Frame 1 (no input): blank canvas, image omitted
Frame 60 (no input): blank canvas, image omitted
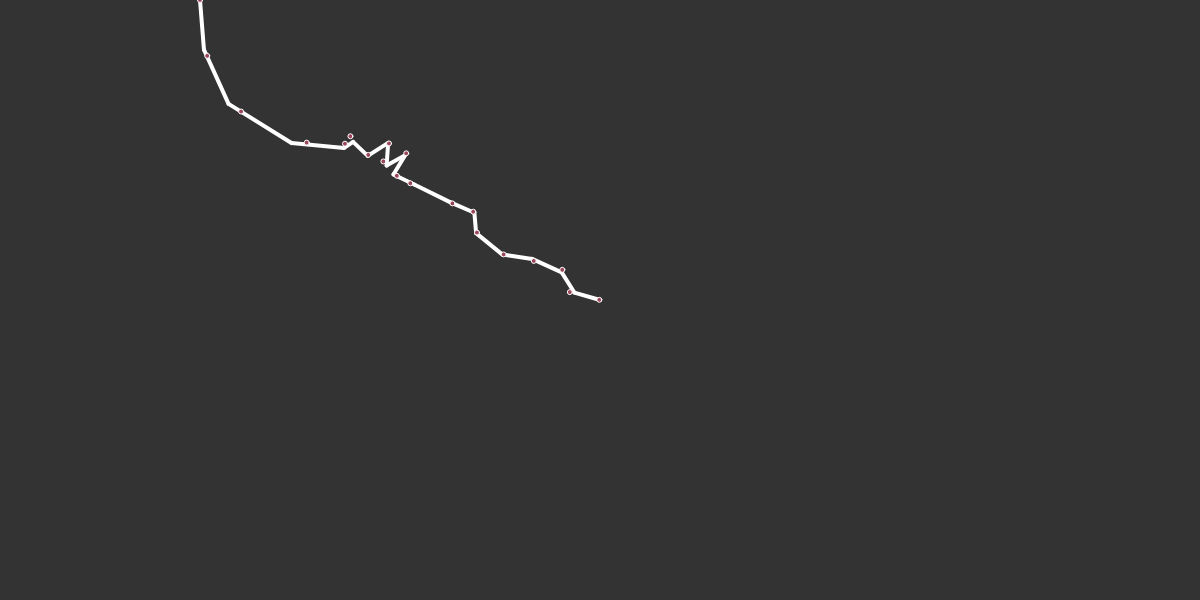
Frame 120 (the mouse pressed at the canvas centre since frame 60)

The p5.js sketch whose frames 1 and 60 were blank and that drew this single picture after the mouse press (run headless with seeded random() and noise() and a simulated clock; from frame 60 on, the mouse is pressed at the canvas centre):

// p5.js sketch
// ── sketch.js
let bob;
let bob2;
let bob3;
let spring;
let spring2;
let spring3;

let bobs = [];
let springs = [];
let spacing = 20;


let k = 0.1;
let restLength = 300;

function setup() {
  createCanvas(1200, 600);
  // bob = new Particle(200, 200);
  // bob2 = new Particle(400, 500);
  // bob3 = new Particle(600, 700);
  // spring = new Spring(k, restLength, bob2, bob);
  // spring2 = new Spring(k, restLength, bob2, bob3);
  // // spring3 = new Spring(k, restLength, bob3, bob2);

  for (let i = 0; i < 20; i++) {
    bobs[i] = new Particle(200, i*spacing);
    if (i != 0) {
      let a = bobs[i];
      let b = bobs[i-1];
      let spring = new Spring(k, spacing, a, b);
      springs.push(spring);
    }
    
  }

  bobs[0].locked = true;
  // bobs[bobs.length-1].locked = true;
}

function draw() {
  background(51);
  // spring.show();
  // spring2.show();
  // // spring3.show();

  // bob.show();
  // bob.update();

  // bob2.show();
  // bob2.update();

  // bob3.show();
  // bob3.update();

  // spring.update();
  // spring2.update();
  // // spring3.update();

  // if (mouseIsPressed) {
  //   bob2.position.set(mouseX, mouseY);
  //   // bob.velocity.set(0, 0);
  // }

  for (let spring of springs) {
    spring.update();
    spring.show();
  }

  for (let bob of bobs) {
    bob.update();
    bob.show();
  }

  // bobs[0].position.set(width/2, 0);
  // bobs[0].velocity.set(0, 0);

  let mid = bobs[bobs.length-1];
  if (mouseIsPressed) {
    mid.position.set(mouseX, mouseY);
    mid.velocity.set(0, 0);
  }

}
// ── particle.js
class Particle
{
    constructor(x, y)
    {
        this.position = createVector(x, y);
        this.acceleration = createVector(0, 0);
        this.velocity = createVector(0, 0);
        this.mass = 1;
        this.locked = false;
        // this.gravity
    }

    applyForce(force)
    {
        let f = force.copy();
        f.div(this.mass);
        this.acceleration.add(f);
    }

    update()
    {
        if(!this.locked)
        {
            // this.applyForce(createVector(1, 1));
            this.velocity.mult(0.96);
            this.velocity.add(this.acceleration);
            this.position.add(this.velocity);
            this.acceleration.mult(0);
        }
    }

    show()
    {
        stroke(255);
        strokeWeight(1);
        fill(155, 70, 90);
        ellipse(this.position.x, this.position.y, 5);
    }
}
// ── spring.js
// class Spring
// {
//     constructor(k, restLength, a, b)
//     {
//         this.k = k;
//         this.restLength = restLength;
//         this.a = a;
//         this.b = b;
//     }

//     update()
//     {
//         let force = p5.Vector.sub(this.a.position, this.b.position);
//         let x = force.mag() - this.restLength;
//         force.normalize();
//         force.mult(-1 * this.k * x);
//         this.a.applyForce(force);
//         force.mult(-1); //forces have to point in opposite directionsl thus inverting the force for 1 particle
//         this.b.applyForce(force);
//         // this.a.applyForce(createVector(1, 1));
//         // this.b.applyForce(createVector(0, 0));
//     }

//     show()
//     {
//         strokeWeight(3);
//         line(this.a.position.x, this.a.position.y, this.b.position.x, this.b.position.y);
//     }

// }

class Spring {
    constructor(k, restLength, a, b) {
      this.k = k;
      this.restLength = restLength;
      this.a = a;
      this.b = b;
    }
  
    update() {
      let force = p5.Vector.sub(this.b.position, this.a.position);
      let x = force.mag() - this.restLength;
      force.normalize();
      force.mult(this.k * x);
      this.a.applyForce(force);
      force.mult(-1);
      this.b.applyForce(force);
    }
  
    show() {
      strokeWeight(4);
      stroke(255);
      line(
        this.a.position.x,
        this.a.position.y,
        this.b.position.x,
        this.b.position.y
      );
    }
  }
